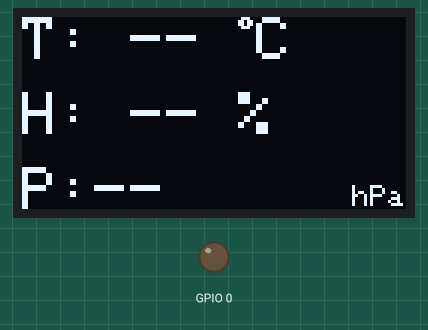
This program was run on a simulated ESP8266 (NodeMCU). On the bench: 128×64 one-colour display, output pins drawn as LEDs (lit = HIGH). WiFi joins after 1.5 s; servers stay silent unless stated; what the program prints to the serial monitor is not drawn.

Above: at 5.7 s.

The program:

main.cpp
```cpp
#include <ESP8266WiFi.h>
#include <ESP8266HTTPClient.h>
#include <WiFiClient.h>

#include <ESP8266WiFiMulti.h>
ESP8266WiFiMulti WiFiMulti;

const char *ssid = "ESP8266-Access-Point";
const char *password = "123456789";

// Your IP address or domain name with URL path
const char *serverNameTemp = "http://192.168.4.1/temp";
const char *serverNameHumi = "http://192.168.4.1/humi";
const char *serverNamePres = "http://192.168.4.1/pres";

#include <Wire.h>
#include <Adafruit_GFX.h>
#include <Adafruit_SSD1306.h>

#define SCREEN_WIDTH 128 // OLED display width, in pixels
#define SCREEN_HEIGHT 64 // OLED display height, in pixels

// Declaration for an SSD1306 display connected to I2C (SDA, SCL pins)
#define OLED_RESET -1 // Reset pin # (or -1 if sharing Arduino reset pin)
Adafruit_SSD1306 display(SCREEN_WIDTH, SCREEN_HEIGHT, &Wire, OLED_RESET);

String temperature;
String humidity;
String pressure;

unsigned long previousMillis = 0;
const long interval = 5000;

void setup()
{
  Serial.begin(115200);
  Serial.println();
  pinMode(0, OUTPUT);

  // Address 0x3C for 128x64, you might need to change this value (use an I2C scanner)
  if (!display.begin(SSD1306_SWITCHCAPVCC, 0x3C))
  {
    Serial.println(F("SSD1306 allocation failed"));
    for (;;)
      ; // Don't proceed, loop forever
  }
  display.clearDisplay();
  display.setTextColor(WHITE);

  Serial.print("Connecting to ");
  Serial.println(ssid);
  WiFi.begin(ssid, password);
  while (WiFi.status() != WL_CONNECTED)
  {
    delay(500);
    Serial.print(".");
  }
  Serial.println("");
  Serial.println("Connected to WiFi");
}

String httpGETRequest(const char *serverName)
{
  WiFiClient client;
  HTTPClient http;

  // Your IP address with path or Domain name with URL path
  http.begin(client, serverName);

  // Send HTTP POST request
  int httpResponseCode = http.GET();

  String payload = "--";

  if (httpResponseCode > 0)
  {
    Serial.print("HTTP Response code: ");
    Serial.println(httpResponseCode);
    payload = http.getString();
  }
  else
  {
    Serial.print("Error code: ");
    Serial.println(httpResponseCode);
  }
  // Free resources
  http.end();

  return payload;
}

void loop()
{
  unsigned long currentMillis = millis();

  if (currentMillis - previousMillis >= interval)
  {
    // Check WiFi connection status
    if ((WiFiMulti.run() == WL_CONNECTED))
    {
      temperature = httpGETRequest(serverNameTemp);
      humidity = httpGETRequest(serverNameHumi);
      pressure = httpGETRequest(serverNamePres);
      Serial.println("Temperature: " + temperature + " *C - Humidity: " + humidity + " % - Pressure: " + pressure + " hPa");

      // 如果温度大于25度，则灯泡点亮，否则，熄灭。

      if (temperature.toInt() > 25)
      {
        digitalWrite(0, HIGH);
      }
      else
      {
        digitalWrite(0, LOW);
      }

      LED_Display(temperature, humidity, pressure);

      // save the last HTTP GET Request
      previousMillis = currentMillis;
    }
    else
    {
      Serial.println("WiFi Disconnected");
    }
  }
}

void LED_Display(String temperature, String humidity, String pressure)
{
  display.clearDisplay();

  // display temperature
  display.setTextSize(2);
  display.setCursor(0, 0);
  display.print("T: ");
  display.print(temperature);
  display.print(" ");
  display.setTextSize(1);
  display.cp437(true);
  display.write(248);
  display.setTextSize(2);
  display.print("C");

  // display humidity
  display.setTextSize(2);
  display.setCursor(0, 25);
  display.print("H: ");
  display.print(humidity);
  display.print(" %");

  // display pressure
  display.setTextSize(2);
  display.setCursor(0, 50);
  display.print("P:");
  display.print(pressure);
  display.setTextSize(1);
  display.setCursor(110, 56);
  display.print("hPa");

  display.display();
}
```
